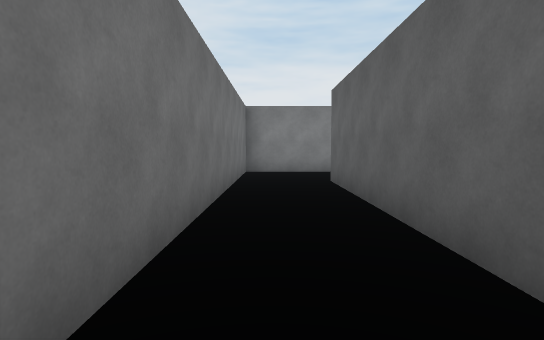
[1] (above)

14 first-person views from a walk through a Unity game level. The camera is 1.4 m above the floor, tilts 4° down and sees 80° across. The floor is counted in squares, 2 m on a side. Each view is taken from the middle of a square. On the plan, view 1 faces up. The plan holds only what a view shows up to about 10 squares ahead; the rest is blank. The place goes on beyond the plan. The player is left out.

[2]
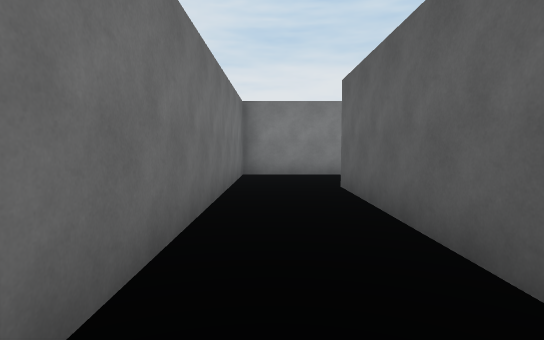

[3]
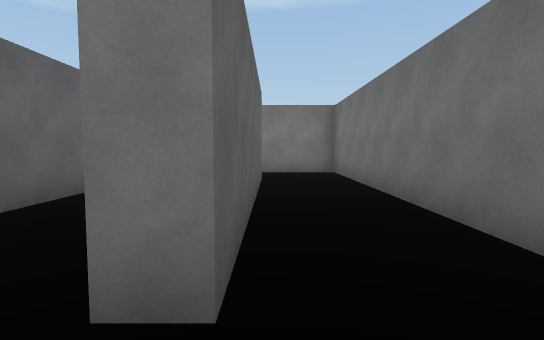

[4]
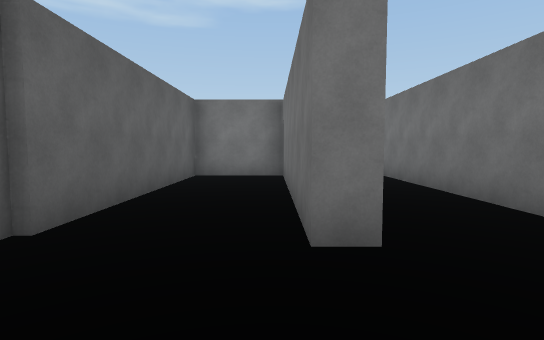

[5]
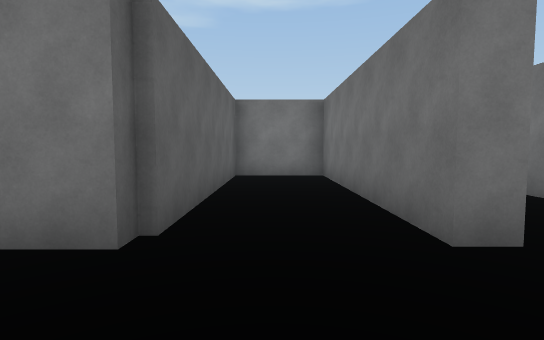

[6]
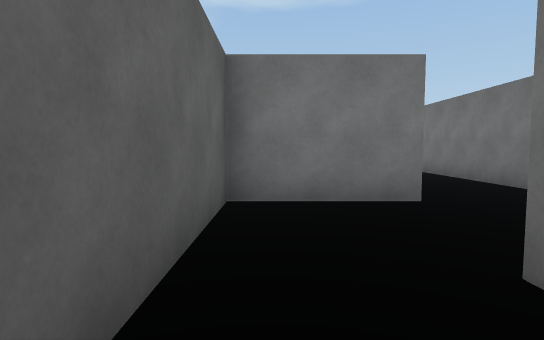

[7]
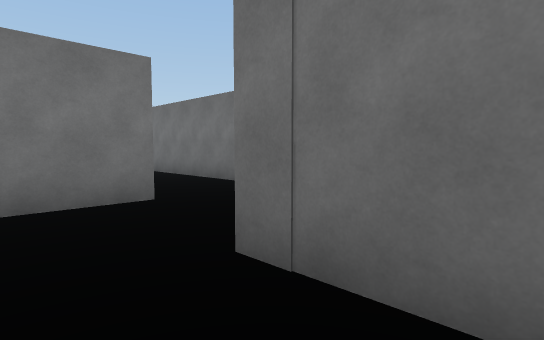

[8]
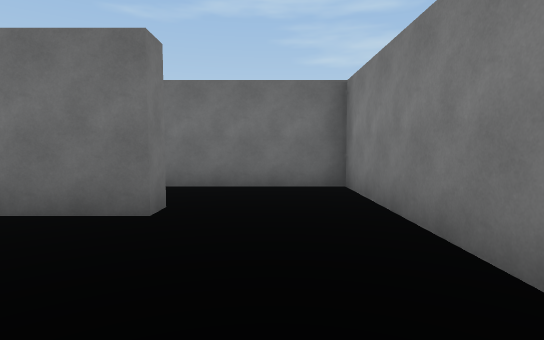

[9]
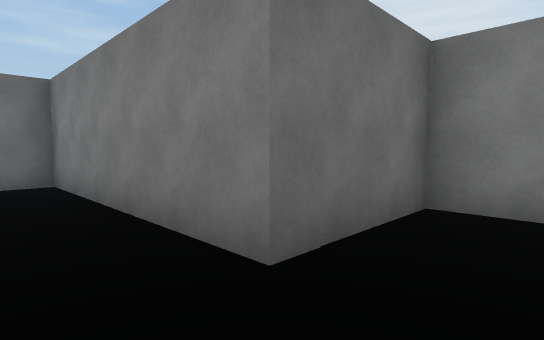

[10]
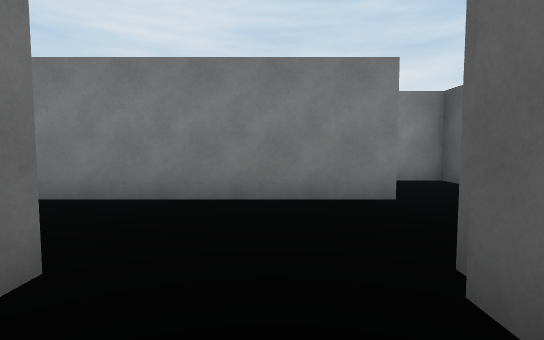

[11]
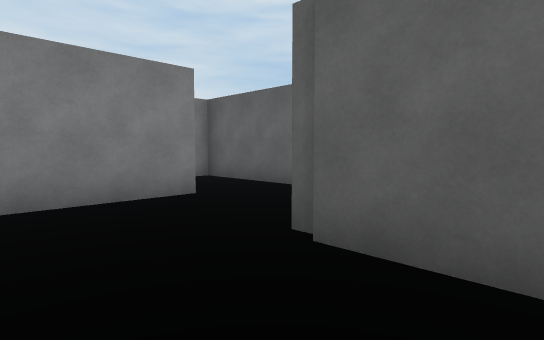

[12]
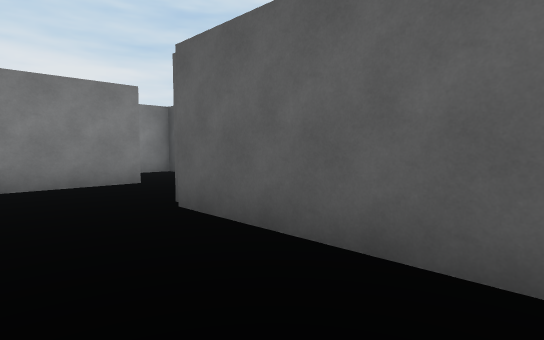

[13]
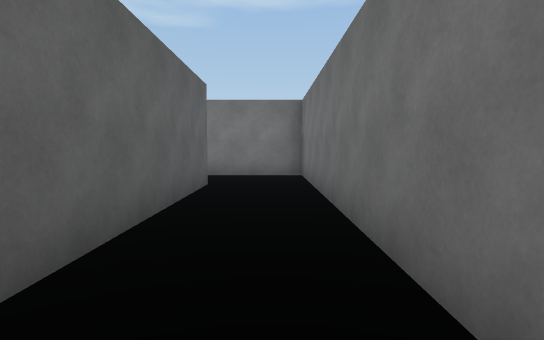

[14]
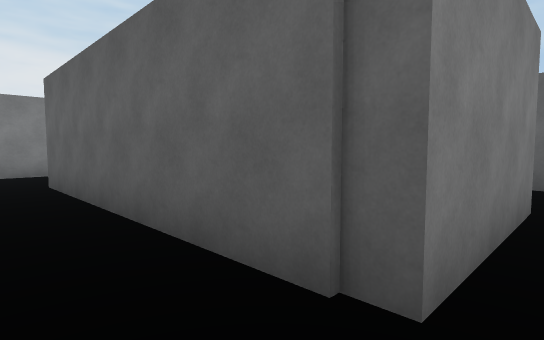

### Floor plan
Points are (right, up) in squares from view 1. A wall is a line through its corners. A room is listed if a view was taken in it or the views show most of it. See-through windows are left out.
Room 1 (views 1, 2, 14)
walls: (4.4, 0.5) (1.2, 0.5) (1.2, 1.5); (-0.8, 1.6) (-0.8, -1.1) (1.6, -1.1)
ways out: opening at (0, 2) to room 2
Room 2 (views 3, 4, 5, 10, 11, 12, 13)
walls: (3.5, 9.3) (-0.8, 9.3) (-0.8, 1.6); (1.2, 1.5) (1.2, 6.8) (1.7, 6.8) (1.7, 1) (3.9, 1) (3.9, 6.8)
ways out: opening at (0, 2) to room 1; opening at (4, 8.5) to room 3
Room 3 (views 6, 7, 8, 9)
walls: (3.9, 6.8) (6.6, 6.8) (6.6, 11.9) (4.7, 11.9) (4.7, 9.3) (3.5, 9.3)
ways out: opening at (4, 8.5) to room 2

Positions as (right, up) in squares from view 1, and headings:
1: (0, 0), facing up
2: (0, 1), facing up
3: (1, 8), facing down
4: (2, 9), facing down
5: (3, 9), facing down
6: (6, 11), facing down
7: (6, 11), facing down-left
8: (5, 8), facing left
9: (6, 8), facing up-left
10: (3, 5), facing up
11: (2, 5), facing up-right
12: (2, 3), facing up-right
13: (0, 7), facing down
14: (0, 0), facing up-right
